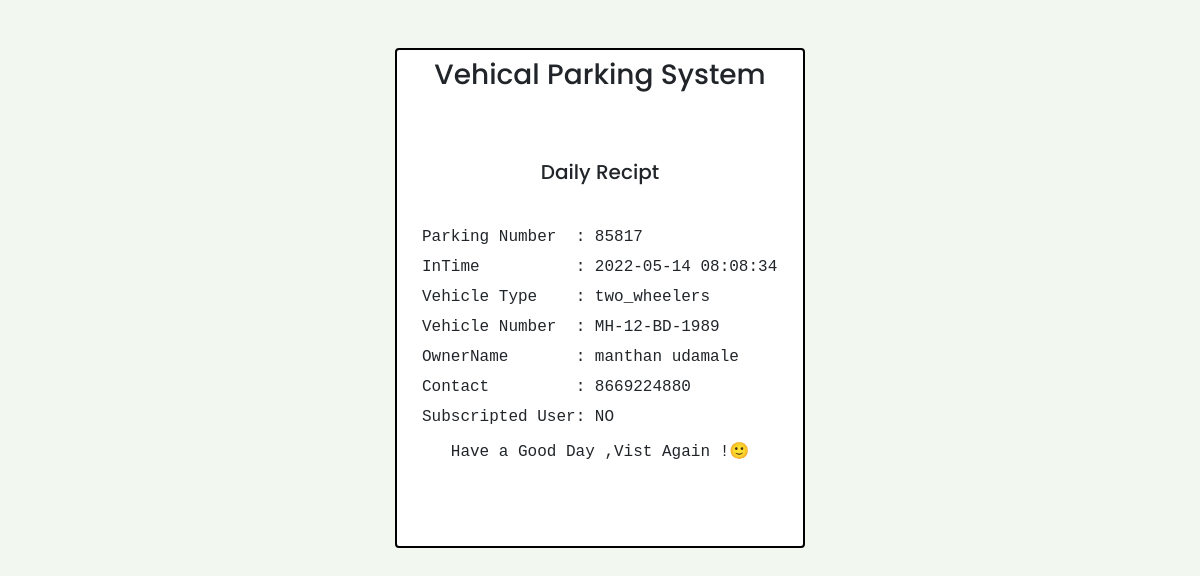
/bill-in-daily.php?vid=81, run on the app's committed database.
### tables this page shows
CREATE TABLE `vehicle_info` (
  `ID` int(10) NOT NULL,
  `ParkingNumber` varchar(120) DEFAULT NULL,
  `VehicleCategory` varchar(120) NOT NULL,
  `VehicleCompanyname` varchar(120) DEFAULT NULL,
  `RegistrationNumber` varchar(120) DEFAULT NULL,
  `OwnerName` varchar(120) DEFAULT NULL,
  `OwnerContactNumber` bigint(10) DEFAULT NULL,
  `InTime` timestamp NULL DEFAULT NULL,
  `OutTime` timestamp NULL DEFAULT NULL,
  `ParkingCharge` varchar(120) NOT NULL,
  `Remark` mediumtext NOT NULL,
  `Status` varchar(5) NOT NULL,
  `cdate` date NOT NULL DEFAULT current_timestamp(),
  `payment_status` varchar(50) NOT NULL,
  `payment_id` varchar(50) NOT NULL,
  `uid` int(11) DEFAULT NULL
);

### bill-in-daily.php (the view, shortened to what this page needs)
<?php
    include('includes/dbconn.php');
?>
<!doctype html>
<html lang="en">
  <head>
    <link href="https://cdn.jsdelivr.net/npm/bootstrap@5.0.2/dist/css/bootstrap.min.css" rel="stylesheet">
		<link rel="stylesheet" href="includes/body.css">
  </head>
  <body class="c1">
  <div class="card mx-auto mt-5" style="width: 410px; height:500px;border:2px solid black">
    <h3 class="text-center pt-2">Vehical Parking System</h3>
    <h5 class="text-center" style="margin-top: 60px; margin-bottom:40px ">Daily Recipt</h5>
    <?php
        $cid=$_GET['vid'];
        $ret=mysqli_query($con,"SELECT * from vehicle_info where ID='$cid'");
       $row=mysqli_fetch_array($ret);
        ?>
    <p   style="margin-left: 25px; margin-bottom:5px" ><samp>Parking Number &nbsp;:  <?php  echo $row['ParkingNumber'];?></samp></p>
    <p   style="margin-left: 25px; margin-bottom:5px" ><samp>InTime &nbsp;&nbsp;&nbsp;&nbsp;&nbsp;&nbsp;&nbsp;&nbsp;&nbsp;:  <?php  echo $row['InTime'];?></samp></p>
    <p   style="margin-left: 25px; margin-bottom:5px"><samp>Vehicle Type &nbsp;&nbsp;&nbsp;: <?php  echo $row['VehicleCategory'];?></samp></p>
    <p   style="margin-left: 25px; margin-bottom:5px"><samp>Vehicle Number &nbsp;: <?php  echo $row['RegistrationNumber'];?></samp></p>
    <p   style="margin-left: 25px; margin-bottom:5px"><samp>OwnerName &nbsp;&nbsp;&nbsp;&nbsp;&nbsp;&nbsp;: <?php  echo $row['OwnerName'];?></samp></p>
    <p   style="margin-left: 25px; margin-bottom:5px"><samp>Contact &nbsp;&nbsp;&nbsp;&nbsp;&nbsp;&nbsp;&nbsp;&nbsp;: <?php  echo $row['OwnerContactNumber'];?></samp></p>
    <p   style="margin-left: 25px; margin-bottom:10px"><samp>Subscripted User: NO</samp></p>
    <p class="text-center"><samp> Have a Good Day ,Vist Again !🙂</samp></p>
</div>
  </body>
</html>

### includes/body.css (style rules this page uses)
* { font-family: 'Poppins', sans-serif; }
.c1 { background:#f2f7f0; }

### data on the page
vehicle_info: ParkingNumber "85817", InTime "2022-05-14 08:08:34", VehicleCategory "two_wheelers", RegistrationNumber "MH-12-BD-1989", OwnerName "manthan udamale", OwnerContactNumber "8669224880"
